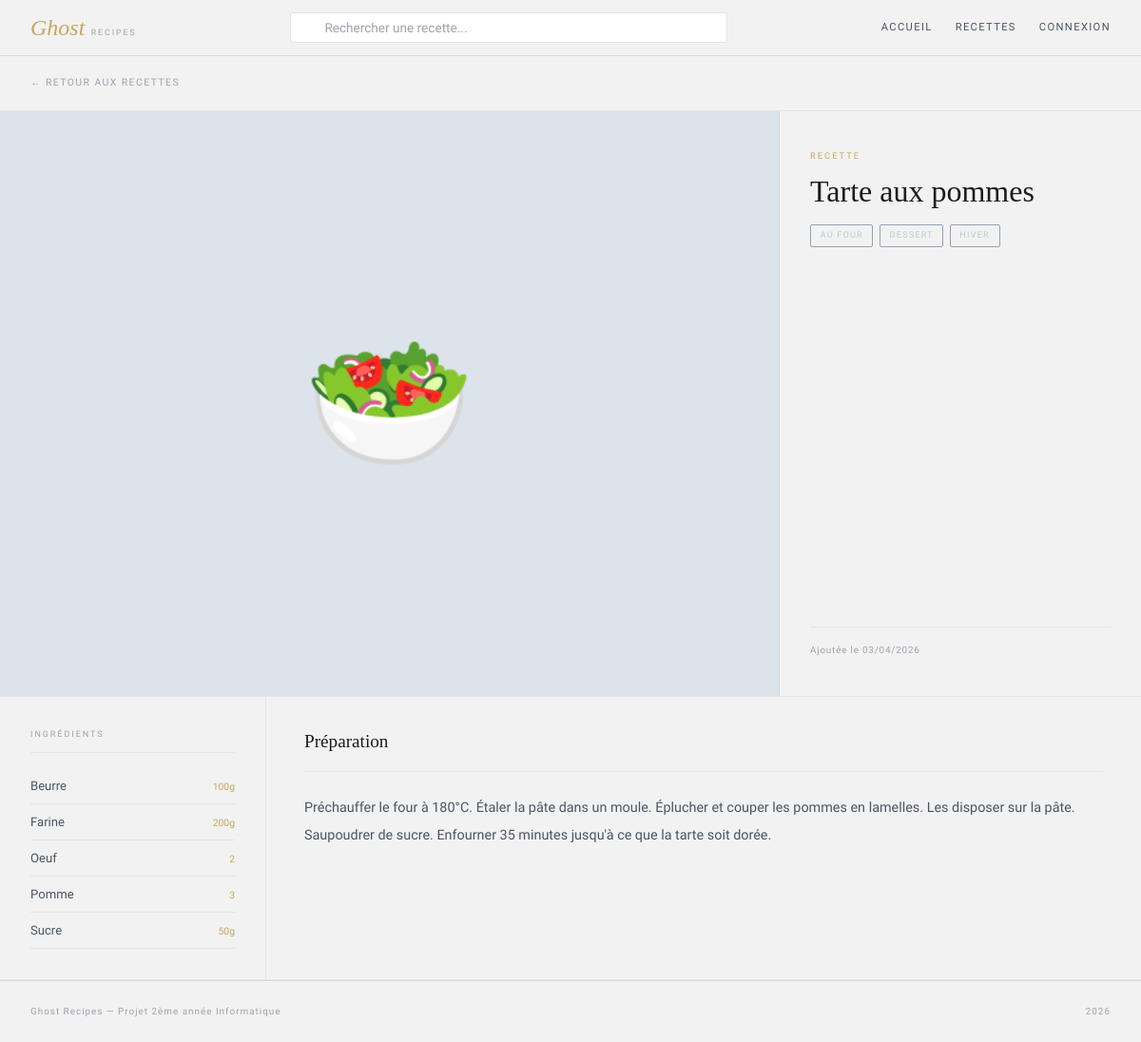
Page /recette.php?id=1 on the committed database.
### tables this page shows
CREATE TABLE recette (
    id          INT AUTO_INCREMENT PRIMARY KEY,
    titre       VARCHAR(100) NOT NULL,
    description TEXT         NOT NULL,
    photo       VARCHAR(255),               
    created_at  DATETIME DEFAULT CURRENT_TIMESTAMP,
    updated_at  DATETIME DEFAULT CURRENT_TIMESTAMP ON UPDATE CURRENT_TIMESTAMP
);

CREATE TABLE tag (
    id  INT AUTO_INCREMENT PRIMARY KEY,
    nom VARCHAR(50) NOT NULL UNIQUE
);

CREATE TABLE recette_ingredient (
    recette_id    INT         NOT NULL,
    ingredient_id INT         NOT NULL,
    quantite      VARCHAR(50),              
    PRIMARY KEY (recette_id, ingredient_id),
    FOREIGN KEY (recette_id)    REFERENCES recette(id)    ON DELETE CASCADE,
    FOREIGN KEY (ingredient_id) REFERENCES ingredient(id) ON DELETE RESTRICT
);

CREATE TABLE ingredient (
    id  INT AUTO_INCREMENT PRIMARY KEY,
    nom VARCHAR(100) NOT NULL UNIQUE
);

### classes/Recette.php (called while the page is built, shortened)
<?php
class Recette extends Element {
    public static function getById($pdo, $id) {
        $stmt = $pdo->prepare("SELECT * FROM recette WHERE id = :id");
        $stmt->execute([':id' => $id]);
        return $stmt->fetch(PDO::FETCH_ASSOC);
    }
}
?>

### classes/Tag.php (called while the page is built, shortened)
<?php
class Tag extends Element {
    public static function getByRecette($pdo, $recette_id) {
        $stmt = $pdo->prepare("
            SELECT t.id, t.nom
            FROM tag t
            JOIN recette_tag rt ON t.id = rt.tag_id
            WHERE rt.recette_id = :rid
            ORDER BY t.nom
        ");
        $stmt->execute([':rid' => $recette_id]);
        return $stmt->fetchAll(PDO::FETCH_ASSOC);
    }
}
?>

### classes/Ingredient.php (called while the page is built, shortened)
<?php
class Ingredient extends Element {
    public static function getByRecette($pdo, $recette_id) {
        $stmt = $pdo->prepare("
            SELECT i.id, i.nom, ri.quantite
            FROM ingredient i
            JOIN recette_ingredient ri ON i.id = ri.ingredient_id
            WHERE ri.recette_id = :rid
            ORDER BY i.nom
        ");
        $stmt->execute([':rid' => $recette_id]);
        return $stmt->fetchAll(PDO::FETCH_ASSOC);
    }
}
?>

### recette.php (the view, shortened to what this page needs)
<?php
require_once "config/db.php";
require_once "classes/Recette.php";
require_once "classes/Ingredient.php";
require_once "classes/Tag.php";
$id = isset($_GET['id']) ? (int)$_GET['id'] : 0;
$recette = Recette::getById($pdo, $id);
$ingredients = Ingredient::getByRecette($pdo, $id);
$tags  = Tag::getByRecette($pdo, $id);
$emojis = ['🍕', '🥗', '🍰', '🍜', '🥘', '🍳', '🫕', '🥧'];
$emoji  = $emojis[$id % count($emojis)];
?>
<?php require_once "includes/header.php"; ?>
<a href="index.php" class="rp-back">← Retour aux recettes</a>
<div class="rp-hero">
    <div class="rp-hero-img">
        <?php if (!empty($recette['photo']) && file_exists("public/uploads/" . $recette['photo'])): ?>
            <img src="public/uploads/<?= htmlspecialchars($recette['photo']) ?>" alt="<?= htmlspecialchars($recette['titre']) ?>">
        <?php else: ?>
            <?= $emoji ?>
        <?php endif; ?>
    </div>
    <div class="rp-hero-meta">
        <div class="rp-label">Recette</div>
        <h1 class="rp-title"><?= htmlspecialchars($recette['titre']) ?></h1>
        <?php if (!empty($tags)): ?>
            <div class="rp-tags">
                <?php foreach ($tags as $t): ?>
                    <span class="rp-tag"><?= htmlspecialchars($t['nom']) ?></span>
                <?php endforeach; ?>
            </div>
        <?php endif; ?>
        <div class="rp-date">Ajoutée le <?= date('d/m/Y', strtotime($recette['created_at'])) ?></div>
    </div>
</div>
<div class="rp-body">
    <div class="rp-ingredients">
        <div class="rp-col-label">Ingrédients</div>
        <?php if (empty($ingredients)): ?>
            <p style="font-size:0.8rem; color:var(--text3)">Aucun ingrédient renseigné.</p>
        <?php else: ?>
            <?php foreach ($ingredients as $ing): ?>
                <div class="ing-item">
                    <span><?= htmlspecialchars($ing['nom']) ?></span>
                    <?php if (!empty($ing['quantite'])): ?>
                        <span class="ing-qty"><?= htmlspecialchars($ing['quantite']) ?></span>
                    <?php endif; ?>
                </div>
            <?php endforeach; ?>
        <?php endif; ?>
    </div>
    <div class="rp-steps">
        <h2 class="rp-steps-title">Préparation</h2>
        <p class="rp-description"><?= nl2br(htmlspecialchars($recette['description'])) ?></p>
    </div>
</div>
<?php require_once "includes/footer.php"; ?>

### public/css/style.css (style rules this page uses)
:root { --bg: #F2F2F2; --bg2: #E6E8EB; --bg3: #DDE3EA; --surface: #FFFFFF; --surface2: #F7F7F8; --border: rgba(30, 30, 30, 0.06); --border2: rgba(30, 30, 30, 0.12); --text: #1C1C1E; --text2: #4B5563; --text3: #9CA3AF; --rose: #BFC9D4; --rose2: #94A3B8; --rose-bg: rgba(191, 201, 212, 0.15); --gold: #C6A85C; --gold2: #A88C3F; --gold-bg: rgba(198, 168, 92, 0.12); --red: #C65A4A; --red-bg: rgba(198, 90, 74, 0.12); --green: #5F8F7B; --green-bg: rgba(95, 143, 123, 0.12); }
* { box-sizing: border-box; margin: 0; padding: 0; }
body { background: var(--bg); color: var(--text); font-family: 'Source Sans 3', sans-serif; font-weight: 300; line-height: 1.6; min-height: 100vh; }
a { text-decoration: none; color: inherit; }
.rp-back { display: inline-flex; align-items: center; gap: 0.5rem; font-size: 0.65rem; letter-spacing: 0.14em; text-transform: uppercase; color: var(--text3); padding: 1.25rem 2rem; border-bottom: 1px solid var(--border); width: 100%; }
.rp-hero { display: grid; grid-template-columns: 1fr 380px; max-width: 1280px; margin: 0 auto; border-bottom: 1px solid var(--border); }
.rp-hero-img { aspect-ratio: 4/3; background: var(--bg3); display: flex; align-items: center; justify-content: center; font-size: 9rem; border-right: 1px solid var(--border); overflow: hidden; }
.rp-hero-meta { padding: 2.5rem 2rem; display: flex; flex-direction: column; }
.rp-label { font-size: 0.58rem; letter-spacing: 0.22em; text-transform: uppercase; color: var(--gold); margin-bottom: 0.75rem; }
.rp-title { font-family: 'Playfair Display', serif; font-size: 2rem; font-weight: 400; line-height: 1.15; color: var(--text); margin-bottom: 1rem; }
.rp-tags { display: flex; flex-wrap: wrap; gap: 0.4rem; margin-bottom: 1rem; }
.rp-tag { font-size: 0.58rem; letter-spacing: 0.12em; text-transform: uppercase; color: var(--rose); border: 1px solid var(--rose2); padding: 0.2rem 0.6rem; border-radius: 2px; }
.rp-date { font-size: 0.62rem; letter-spacing: 0.08em; color: var(--text3); margin-top: auto; padding-top: 1rem; border-top: 1px solid var(--border); }
.rp-body { display: grid; grid-template-columns: 280px 1fr; max-width: 1280px; margin: 0 auto; border-bottom: 1px solid var(--border); }
.rp-ingredients { border-right: 1px solid var(--border); padding: 2rem; position: sticky; top: 58px; align-self: start; }
.rp-col-label { font-size: 0.56rem; letter-spacing: 0.22em; text-transform: uppercase; color: var(--text3); margin-bottom: 1rem; padding-bottom: 0.75rem; border-bottom: 1px solid var(--border); }
.ing-item { display: flex; justify-content: space-between; align-items: baseline; gap: 0.75rem; padding: 0.5rem 0; border-bottom: 1px solid var(--border); font-size: 0.82rem; color: var(--text2); }
.ing-qty { font-size: 0.65rem; color: var(--gold); white-space: nowrap; flex-shrink: 0; }
.rp-steps { padding: 2rem 2.5rem; }
.rp-steps-title { font-family: 'Playfair Display', serif; font-size: 1.2rem; font-weight: 400; margin-bottom: 1.5rem; padding-bottom: 1rem; border-bottom: 1px solid var(--border); }
.rp-description { font-size: 0.9rem; line-height: 2; color: var(--text2); }

### rows in the picture
recette: titre "Tarte aux pommes", created_at "03/04/2026", description "Préchauffer le four à 180°C. Étaler la pâte dans un moule. Éplucher et couper les pommes en lamelles. Les disposer sur la pâte. Saupoudrer de sucre. Enfourner 35 minutes jusqu'à ce que la tarte soit dorée."
tag: nom "AU FOUR"
tag: nom "DESSERT"
tag: nom "HIVER"
recette_ingredient: ingredient.nom "Beurre", quantite "100g"
recette_ingredient: ingredient.nom "Farine", quantite "200g"
recette_ingredient: ingredient.nom "Oeuf", quantite "2"
recette_ingredient: ingredient.nom "Pomme", quantite "3"
recette_ingredient: ingredient.nom "Sucre", quantite "50g"

### other values in the picture
$emoji "🥗"
